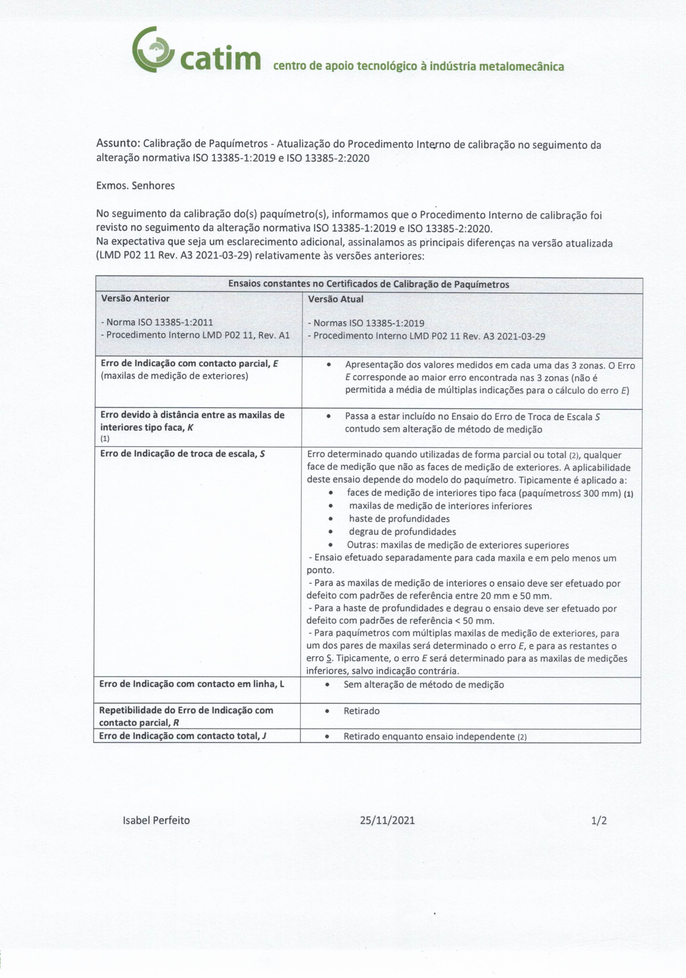
#> input picture simme-ai-backend/paddle_ocr_pipeline/data/images/Paquimetro MITUTOYO ns B22034284 - SYMINGTON/page_04.png, 686 x 978 px, shrunk from 2409 x 3435 before the run; its folder holds only this picture in this run
$ python 01b_preprocess_images.py
#> lines starting #> are read from the running program, lines starting #| are printed output that depends on the picture
#> in main, img is the input picture: shape (978, 686, 3); mean B, G, R 242.8, 241, 239.6
from pathlib import Path
import cv2
import numpy as np

BASE = Path(__file__).resolve().parents[1]
IN_DIR = BASE / "data" / "images"
OUT_DIR = BASE / "data" / "images_clean"
OUT_DIR.mkdir(parents=True, exist_ok=True)

def preprocess_for_watermark(img_bgr):
    # 1) grayscale
    g = cv2.cvtColor(img_bgr, cv2.COLOR_BGR2GRAY)

    # 2) reduzir ruído (sem desfocar demasiado o texto)
    g = cv2.fastNlMeansDenoising(g, None, h=12, templateWindowSize=7, searchWindowSize=21)

    # 3) estimar fundo (morphological opening com kernel grande)
    kernel = cv2.getStructuringElement(cv2.MORPH_RECT, (45, 45))
    bg = cv2.morphologyEx(g, cv2.MORPH_OPEN, kernel)
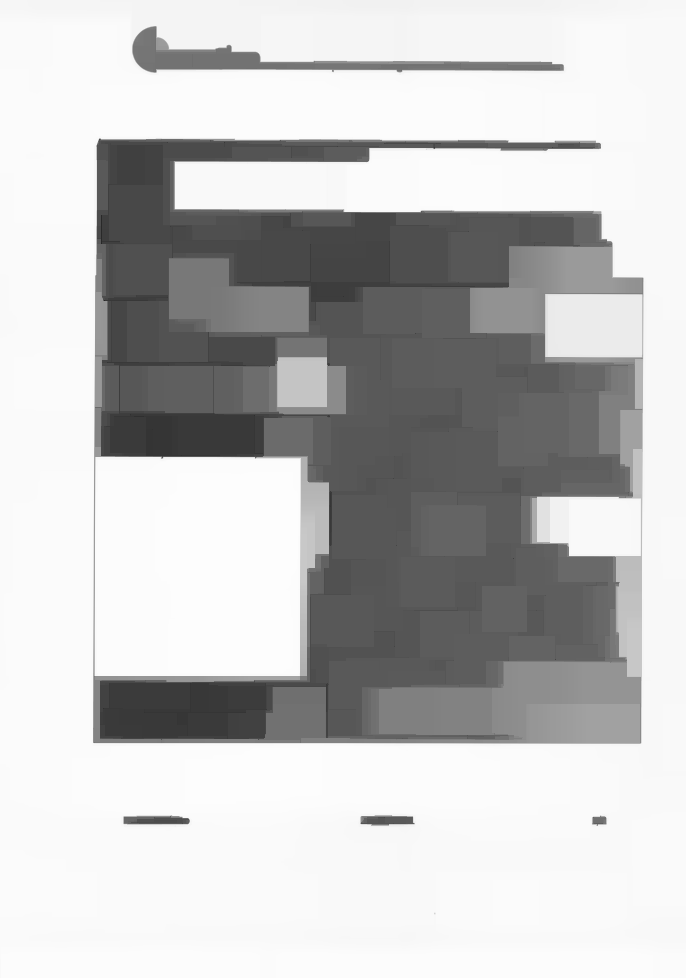
#> bg: shape (978, 686); min 37, max 253, mean 193.9

    # 4) remover fundo
    fg = cv2.subtract(g, bg)
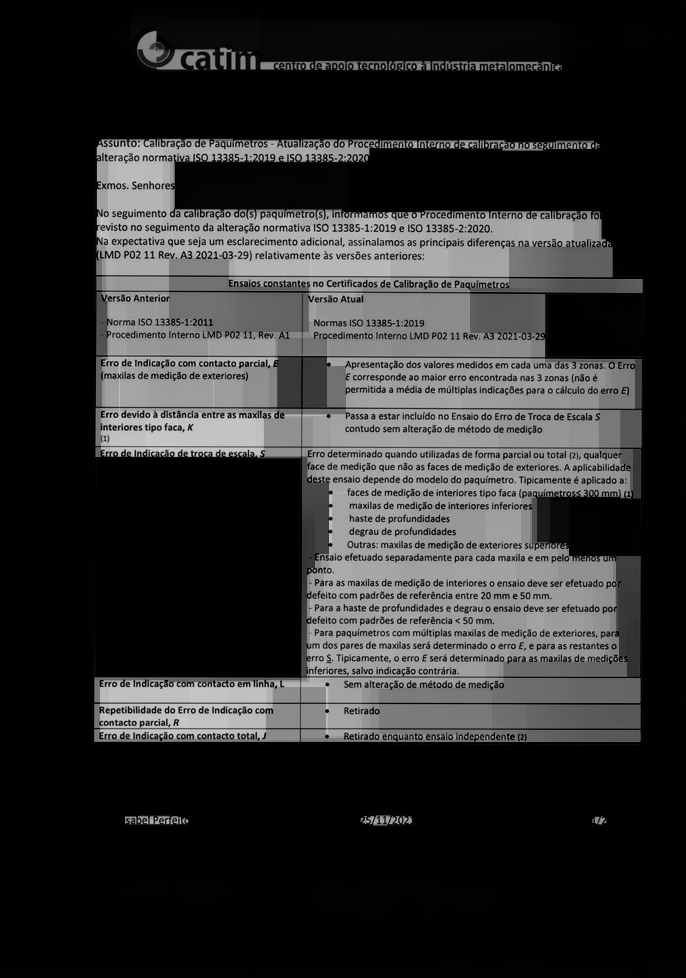
#> fg: shape (978, 686); min 0, max 214, mean 46.9

    # 5) aumentar contraste local
    clahe = cv2.createCLAHE(clipLimit=2.0, tileGridSize=(8, 8))
    fg = clahe.apply(fg)
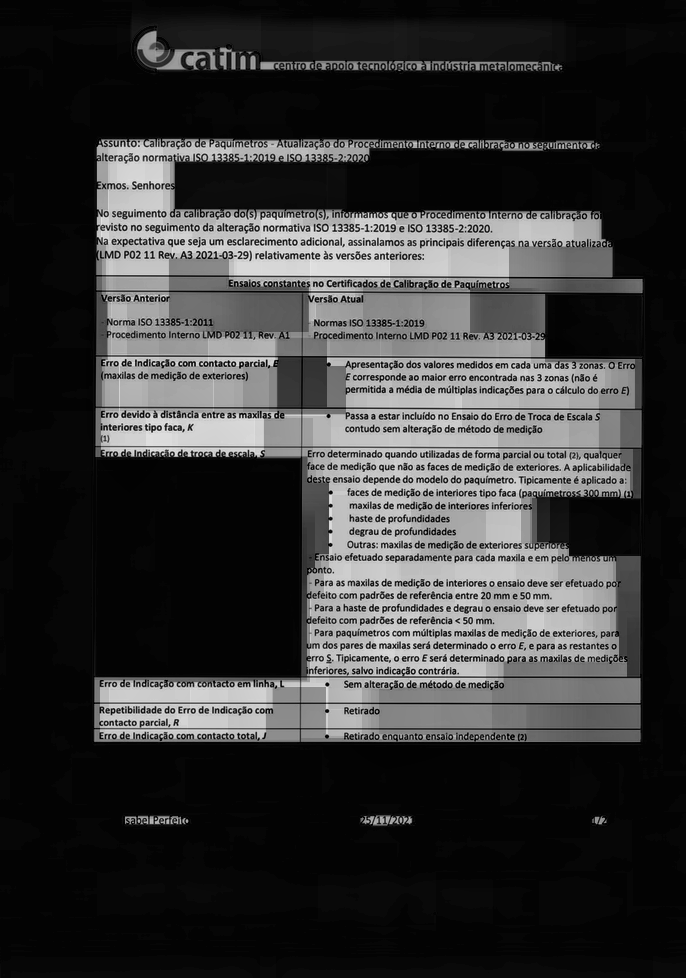
#> fg: shape (978, 686); min 1, max 232, mean 54.5

    # 6) sharpen leve
    sharp = cv2.GaussianBlur(fg, (0, 0), 1.0)
    fg = cv2.addWeighted(fg, 1.5, sharp, -0.5, 0)

    return fg  # grayscale

def main():
    docs = [p for p in IN_DIR.iterdir() if p.is_dir()]
    if not docs:
        print(f"Sem imagens em: {IN_DIR} (corre 01_pdf_to_images.py primeiro)")
        return

    for doc in sorted(docs):
        out_doc = OUT_DIR / doc.name
        out_doc.mkdir(parents=True, exist_ok=True)

        for img_path in sorted(doc.glob("page_*.png")):
            img = cv2.imread(str(img_path))
            if img is None:
                print("WARN: não consegui ler:", img_path)
                continue

            proc = preprocess_for_watermark(img)

            out_path = out_doc / img_path.name
            cv2.imwrite(str(out_path), proc)
            print("saved:", out_path)
#> pass 2 of the loop in main, `for doc in sorted(docs):`:
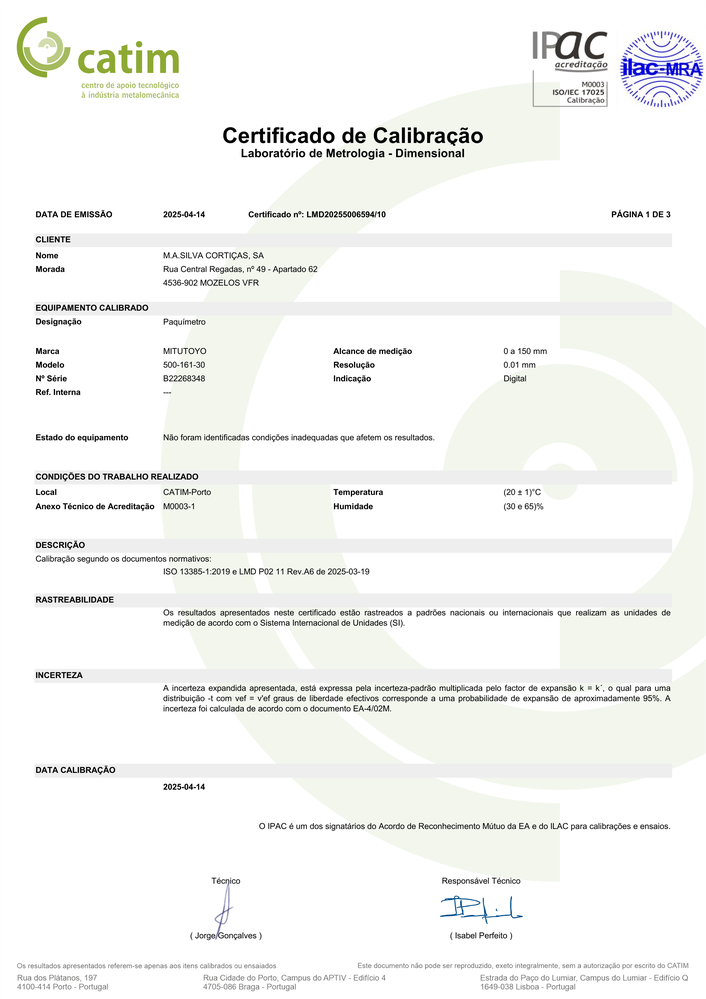
#> input picture simme-ai-backend/paddle_ocr_pipeline/data/images/Paquimetro MITUTOYO sn B22268348 - M.A. SILVA/page_01.png, 706 x 999 px, shrunk from 2481 x 3508 before the run
#> in main, img is the input picture: shape (999, 706, 3); mean B, G, R 242.8, 244.8, 243.8
#> in preprocess_for_watermark (call 2), `bg = cv2.morphologyEx(g, cv2.MORPH_OPEN, kernel)`:
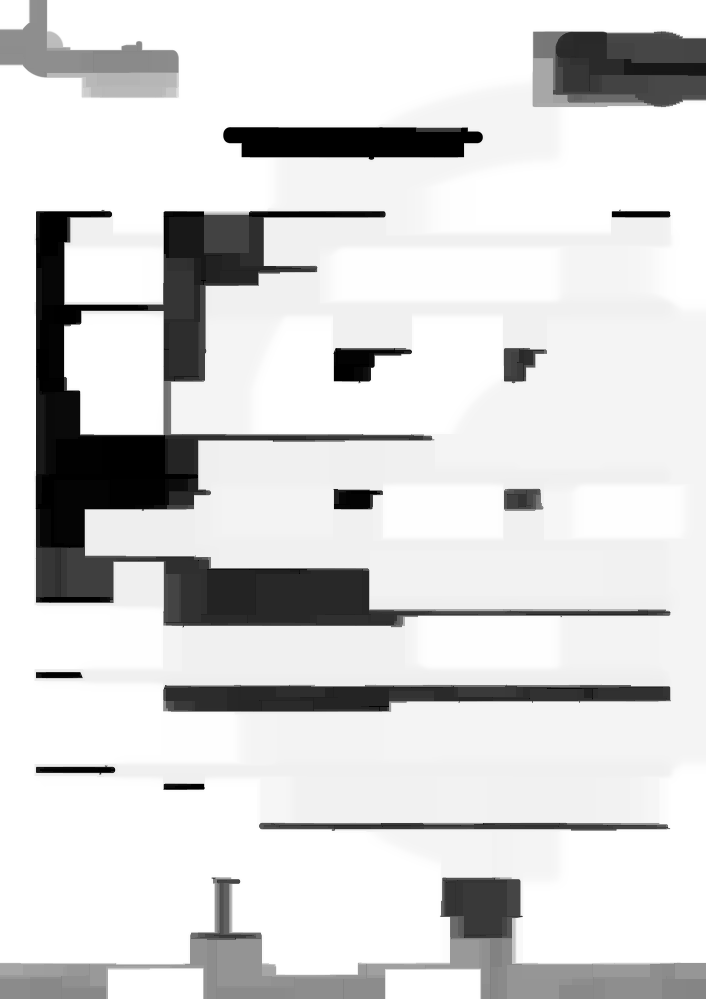
#> bg: shape (999, 706); min 0, max 255, mean 215.5
#> in preprocess_for_watermark (call 2), `fg = clahe.apply(fg)`:
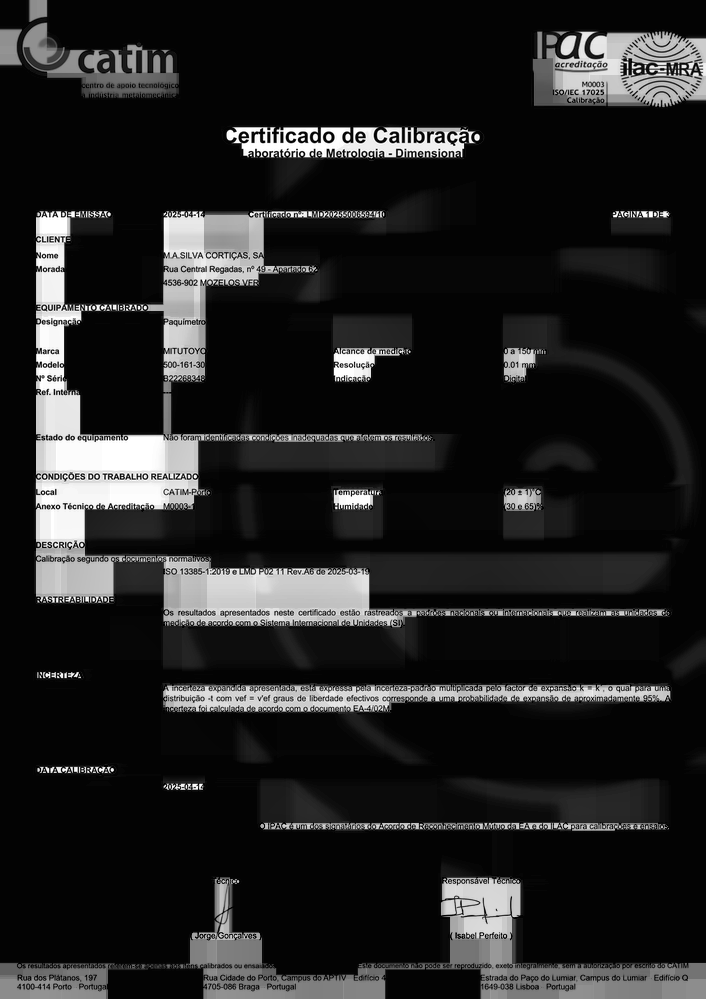
#> fg: shape (999, 706); min 3, max 255, mean 34.4
#> sharp: shape (999, 706)

if __name__ == "__main__":
    main()
